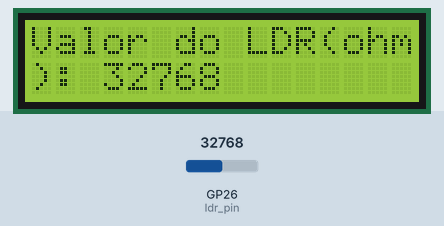
Simulated run of this program. Board: Raspberry Pi Pico running MicroPython. Parts: 16×2 character LCD. Wiring (from the project's diagram.json): light sensor on GP26. The inputs (shaded band) are chosen by the test bench; at power-on: GP26 (ldr_pin) = 32768 (analog values on the 0–65535 scale). Library files of the repository ran but are not shown: pico_i2c_lcd.py.

Above: at 1.2 s.
1.3 s: GP26 (ldr_pin) set to 45874
At 2.6 s:
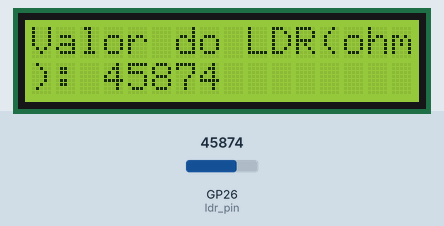
5.4 s: GP26 (ldr_pin) set to 57670
At 6.9 s:
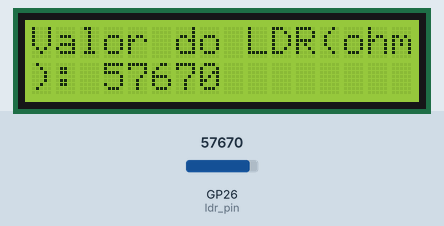
8.7 s: GP26 (ldr_pin) set to 65535
At 10.1 s:
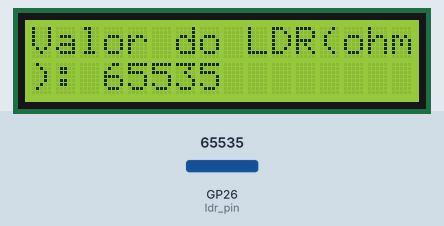
Timing chart, 0 to 11.7 s (numbered marks = the images above; inputs shaded):
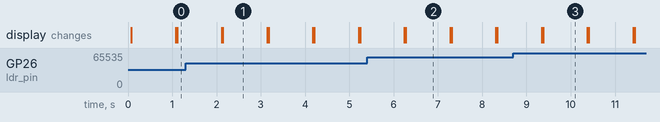

Measured:
- after the input at 1.3 s, the display: first differs from a run without the input after 0.84 s (image 1)
- after the input at 5.4 s, the display: first differs from a run without the input after 0.88 s (image 2)
- after the input at 8.7 s, the display: first differs from a run without the input after 0.68 s (image 3)
- what the display in image 1 shows lasts 1.0 s, from 2.1 s to 3.1 s

The program:

main.py
```python
from machine import I2C, Pin, ADC
from time import sleep
from pico_i2c_lcd import I2cLcd


i2c = I2C(0, sda=Pin(0), scl=Pin(1), freq=400000)
I2C_ADDR = i2c.scan()[0]
lcd = I2cLcd(i2c, I2C_ADDR, 2, 16)


ldr_pin = ADC(Pin(26))

while True:
    ldr_value = ldr_pin.read_u16()

    lcd.clear()
    lcd.putstr("Valor do LDR(ohm): {}".format(ldr_value))

    sleep(1)
```
